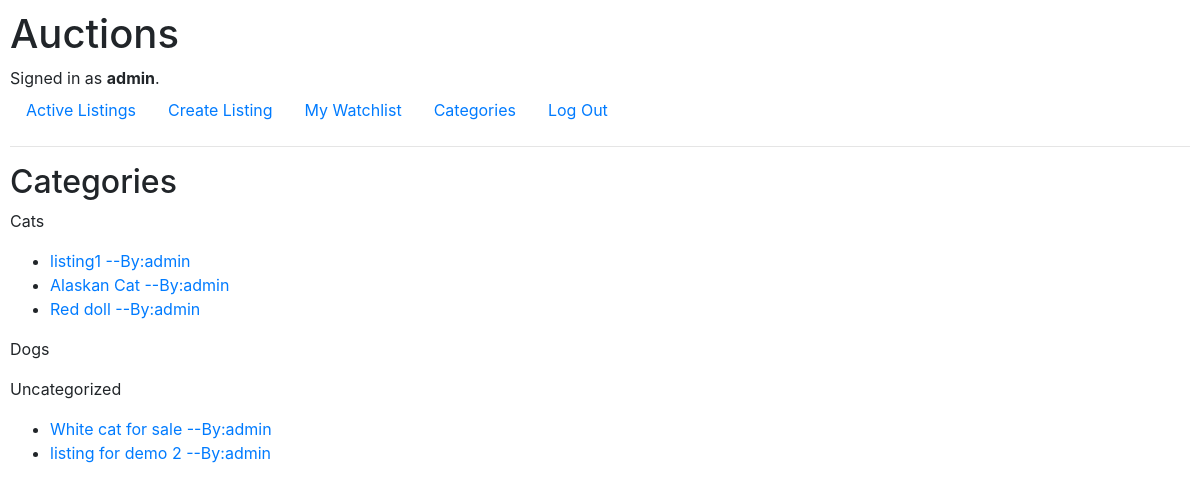
The page /categories (signed in) on the database its author committed.
### auctions/models.py (models this page shows)
class User(AbstractUser):
    pass

class Category(models.Model):
    name = models.CharField(max_length=30)
    def __str__(self):
        return f"{self.name}"

class Listing(models.Model):
    title = models.CharField(max_length=30)
    description = models.TextField(max_length=200)
    photo_url = models.URLField(null=True, blank=True)
    starting_bid = models.PositiveIntegerField()
    bid_increment = models.PositiveIntegerField(default=1)
    current_bid = models.PositiveIntegerField(default=0)
    active = models.BooleanField(default=True)
    created = models.DateField(auto_now_add=True)
    category = models.ForeignKey(Category, on_delete=models.SET_NULL, blank=True, null=True, related_name="listings")
    by_user = models.ForeignKey(User, on_delete=models.CASCADE, related_name="my_listings")
    def __str__(self):
        return f"{self.id}: {self.title} / {self.photo_url} / {self.starting_bid} / {self.active}"

### auctions/views.py (the view)
# urls.py: path("categories", views.categories, name="u_categories"),
def categories(request):
    return render(request, "auctions/categories.html", {
        "categories": Category.objects.all(),
        "uncategorized" : Listing.objects.filter(category=None)
    })

### auctions/templates/auctions/categories.html
{% extends "auctions/layout.html" %}
{% block body %}
<h2>Categories</h2>
    {% for category in categories %}
      <p>{{category.name}}</p>
      <ul>
      {% for listing in category.listings.all %}
        <li> <a href="{% url 'auctions:u_listing_detail' listing.id %}"> {{listing.title}} --By:{{listing.by_user}} </a> </li>
      {% endfor %}
      </ul>
    {% endfor %}
    {%if uncategorized%}
    <p>Uncategorized</p>
    <ul>
      {% for listing in uncategorized %}
        <li> <a href="{% url 'auctions:u_listing_detail' listing.id %}"> {{listing.title}} --By:{{listing.by_user}} </a> </li>
      {% endfor %}
    </ul>
    {%endif%}
{% endblock %}

### auctions/templates/auctions/layout.html (shortened to what this page needs)
{% load static %}
<!DOCTYPE html>
<html lang="en">
    <head>
        <link rel="stylesheet" href="https://stackpath.bootstrapcdn.com/bootstrap/4.4.1/css/bootstrap.min.css">
        <link href="{% static 'auctions/styles.css' %}" rel="stylesheet">
    </head>
    <body>
        <h1>Auctions</h1>
        <div>
            {% if user.is_authenticated %}
                Signed in as <strong>{{ user.username }}</strong>.
            {% else %}
                Not signed in.
            {% endif %}
        </div>
        <ul class="nav">
            <li class="nav-item">
                <a class="nav-link" href="{% url 'auctions:index' %}">Active Listings</a>
            </li>
            {% if user.is_authenticated %}
              <li class="nav-item">
                  <a class="nav-link" href="{% url 'auctions:u_create_listing' %}">Create Listing</a>
              </li>
              <li class="nav-item">
                  <a class="nav-link" href="{% url 'auctions:u_watchlist' %}">My Watchlist</a>
              </li>
              <li class="nav-item">
                  <a class="nav-link" href="{% url 'auctions:u_categories' %}">Categories</a>
              </li>
                <li class="nav-item">
                    <a class="nav-link" href="{% url 'auctions:logout' %}">Log Out</a>
                </li>
            {% endif %}
        </ul>
        <hr>
        {% block body %}
        {% endblock %}
    </body>
</html>

### auctions/static/auctions/styles.css (style rules this page uses)
body { padding: 10px; }

### rows shown on the page
User: username "admin"
Category: name "Cats"
Listing: title "listing1", by_user "admin"
Listing: title "Alaskan Cat", by_user "admin"
Listing: title "Red doll", by_user "admin"
Category: name "Dogs"
Listing: title "White cat for sale", by_user "admin"
Listing: title "listing for demo 2", by_user "admin"
